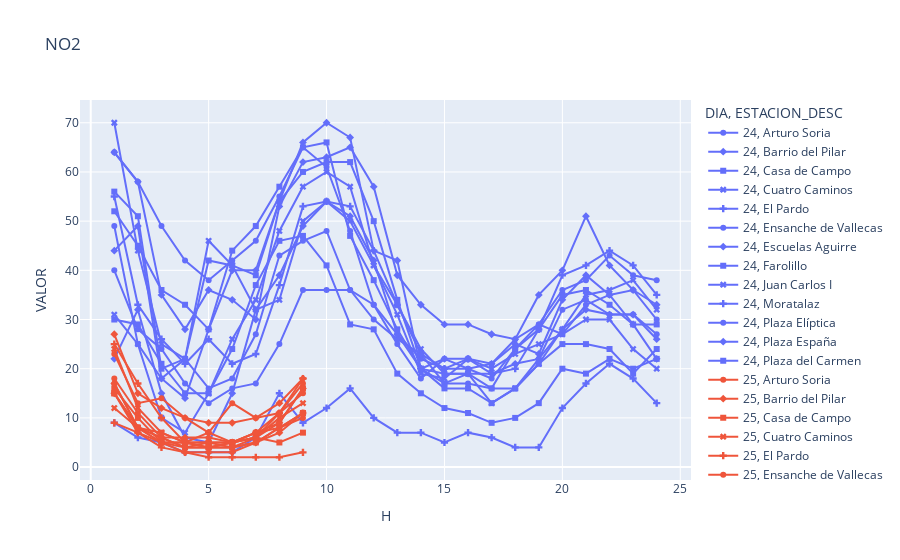

The code cell stored with this chart in its notebook:
### Code cell
fig = px.line(nox.DataFrame(), x="H", y="VALOR", color="DIA", symbol='ESTACION_DESC', title='NO2 ')
fig.show()

### Figure 1 — Plotly figure (JSON) as saved in the notebook; plotly's stock layout.template omitted (floating-point values rounded to 4 significant figures)
{"data": [{"hovertemplate": "DIA=24<br>ESTACION_DESC=Arturo Soria<br>H=%{x}<br>VALOR=%{y}<extra></extra>", "legendgroup": "24, Arturo Soria", "line": {"color": "#636efa", "dash": "solid"}, "marker": {"symbol": "circle"}, "mode": "lines+markers", "name": "24, Arturo Soria", "orientation": "v", "showlegend": true, "type": "scatter", "x": [1, 2, 3, 4, 5, 6, 7, 8, 9, 10, 11, 12, 13, 14, 15, 16, 17, 18, 19, 20, 21, 22, 23, 24], "xaxis": "x", "y": [40, 28, 24, 17, 13, 16, 17, 25, 36, 36, 36, 30, 26, 23, 17, 17, 16, 16, 22, 32, 34, 31, 31, 27], "yaxis": "y"}, {"hovertemplate": "DIA=24<br>ESTACION_DESC=Barrio del Pilar<br>H=%{x}<br>VALOR=%{y}<extra></extra>", "legendgroup": "24, Barrio del Pilar", "line": {"color": "#636efa", "dash": "solid"}, "marker": {"symbol": "diamond"}, "mode": "lines+markers", "name": "24, Barrio del Pilar", "orientation": "v", "showlegend": true, "type": "scatter", "x": [1, 2, 3, 4, 5, 6, 7, 8, 9, 10, 11, 12, 13, 14, 15, 16, 17, 18, 19, 20, 21, 22, 23, 24], "xaxis": "x", "y": [22, 32, 15, 6, 5, 15, 32, 39, 49, 54, 51, 42, 27, 20, 22, 22, 21, 25, 23, 34, 39, 35, 29, 22], "yaxis": "y"}, {"hovertemplate": "DIA=24<br>ESTACION_DESC=Casa de Campo<br>H=%{x}<br>VALOR=%{y}<extra></extra>", "legendgroup": "24, Casa de Campo", "line": {"color": "#636efa", "dash": "solid"}, "marker": {"symbol": "square"}, "mode": "lines+markers", "name": "24, Casa de Campo", "orientation": "v", "showlegend": true, "type": "scatter", "x": [1, 2, 3, 4, 5, 6, 7, 8, 9, 10, 11, 12, 13, 14, 15, 16, 17, 18, 19, 20, 21, 22, 23, 24], "xaxis": "x", "y": [30, 29, 21, 15, 15, 24, 37, 46, 47, 41, 29, 28, 19, 15, 12, 11, 9, 10, 13, 20, 19, 22, 20, 22], "yaxis": "y"}, {"hovertemplate": "DIA=24<br>ESTACION_DESC=Cuatro Caminos<br>H=%{x}<br>VALOR=%{y}<extra></extra>", "legendgroup": "24, Cuatro Caminos", "line": {"color": "#636efa", "dash": "solid"}, "marker": {"symbol": "x"}, "mode": "lines+markers", "name": "24, Cuatro Caminos", "orientation": "v", "showlegend": true, "type": "scatter", "x": [1, 2, 3, 4, 5, 6, 7, 8, 9, 10, 11, 12, 13, 14, 15, 16, 17, 18, 19, 20, 21, 22, 23, 24], "xaxis": "x", "y": [31, 25, 10, 7, 15, 26, 34, 48, 57, 60, 57, 41, 31, 19, 18, 22, 20, 23, 25, 27, 30, 30, 24, 20], "yaxis": "y"}, {"hovertemplate": "DIA=24<br>ESTACION_DESC=El Pardo<br>H=%{x}<br>VALOR=%{y}<extra></extra>", "legendgroup": "24, El Pardo", "line": {"color": "#636efa", "dash": "solid"}, "marker": {"symbol": "cross"}, "mode": "lines+markers", "name": "24, El Pardo", "orientation": "v", "showlegend": true, "type": "scatter", "x": [1, 2, 3, 4, 5, 6, 7, 8, 9, 10, 11, 12, 13, 14, 15, 16, 17, 18, 19, 20, 21, 22, 23, 24], "xaxis": "x", "y": [9, 6, 5, 3, 3, 3, 6, 15, 9, 12, 16, 10, 7, 7, 5, 7, 6, 4, 4, 12, 17, 21, 18, 13], "yaxis": "y"}, {"hovertemplate": "DIA=24<br>ESTACION_DESC=Ensanche de Vallecas<br>H=%{x}<br>VALOR=%{y}<extra></extra>", "legendgroup": "24, Ensanche de Vallecas", "line": {"color": "#636efa", "dash": "solid"}, "marker": {"symbol": "circle"}, "mode": "lines+markers", "name": "24, Ensanche de Vallecas", "orientation": "v", "showlegend": true, "type": "scatter", "x": [1, 2, 3, 4, 5, 6, 7, 8, 9, 10, 11, 12, 13, 14, 15, 16, 17, 18, 19, 20, 21, 22, 23, 24], "xaxis": "x", "y": [49, 25, 18, 22, 16, 18, 27, 43, 46, 48, 36, 33, 27, 22, 20, 20, 21, 26, 29, 27, 33, 35, 36, 30], "yaxis": "y"}, {"hovertemplate": "DIA=24<br>ESTACION_DESC=Escuelas Aguirre<br>H=%{x}<br>VALOR=%{y}<extra></extra>", "legendgroup": "24, Escuelas Aguirre", "line": {"color": "#636efa", "dash": "solid"}, "marker": {"symbol": "diamond"}, "mode": "lines+markers", "name": "24, Escuelas Aguirre", "orientation": "v", "showlegend": true, "type": "scatter", "x": [1, 2, 3, 4, 5, 6, 7, 8, 9, 10, 11, 12, 13, 14, 15, 16, 17, 18, 19, 20, 21, 22, 23, 24], "xaxis": "x", "y": [64, 58, 35, 28, 36, 34, 30, 53, 62, 63, 65, 57, 39, 33, 29, 29, 27, 26, 35, 40, 51, 41, 36, 33], "yaxis": "y"}, {"hovertemplate": "DIA=24<br>ESTACION_DESC=Farolillo<br>H=%{x}<br>VALOR=%{y}<extra></extra>", "legendgroup": "24, Farolillo", "line": {"color": "#636efa", "dash": "solid"}, "marker": {"symbol": "square"}, "mode": "lines+markers", "name": "24, Farolillo", "orientation": "v", "showlegend": true, "type": "scatter", "x": [1, 2, 3, 4, 5, 6, 7, 8, 9, 10, 11, 12, 13, 14, 15, 16, 17, 18, 19, 20, 21, 22, 23, 24], "xaxis": "x", "y": [52, 45, 36, 33, 28, 44, 49, 57, 65, 66, 47, 38, 28, 20, 17, 19, 16, 24, 28, 35, 36, 33, 29, 29], "yaxis": "y"}, {"hovertemplate": "DIA=24<br>ESTACION_DESC=Juan Carlos I<br>H=%{x}<br>VALOR=%{y}<extra></extra>", "legendgroup": "24, Juan Carlos I", "line": {"color": "#636efa", "dash": "solid"}, "marker": {"symbol": "x"}, "mode": "lines+markers", "name": "24, Juan Carlos I", "orientation": "v", "showlegend": true, "type": "scatter", "x": [1, 2, 3, 4, 5, 6, 7, 8, 9, 10, 11, 12, 13, 14, 15, 16, 17, 18, 19, 20, 21, 22, 23, 24], "xaxis": "x", "y": [70, 44, 25, 22, 46, 41, 32, 34, 50, 54, 50, 41, 33, 24, 19, 19, 13, 16, 21, 28, 35, 36, 38, 32], "yaxis": "y"}, {"hovertemplate": "DIA=24<br>ESTACION_DESC=Moratalaz<br>H=%{x}<br>VALOR=%{y}<extra></extra>", "legendgroup": "24, Moratalaz", "line": {"color": "#636efa", "dash": "solid"}, "marker": {"symbol": "cross"}, "mode": "lines+markers", "name": "24, Moratalaz", "orientation": "v", "showlegend": true, "type": "scatter", "x": [1, 2, 3, 4, 5, 6, 7, 8, 9, 10, 11, 12, 13, 14, 15, 16, 17, 18, 19, 20, 21, 22, 23, 24], "xaxis": "x", "y": [55, 33, 26, 21, 26, 21, 23, 37, 53, 54, 53, 44, 33, 23, 20, 22, 19, 20, 28, 39, 41, 44, 41, 35], "yaxis": "y"}, {"hovertemplate": "DIA=24<br>ESTACION_DESC=Plaza Elíptica<br>H=%{x}<br>VALOR=%{y}<extra></extra>", "legendgroup": "24, Plaza Elíptica", "line": {"color": "#636efa", "dash": "solid"}, "marker": {"symbol": "circle"}, "mode": "lines+markers", "name": "24, Plaza Elíptica", "orientation": "v", "showlegend": true, "type": "scatter", "x": [1, 2, 3, 4, 5, 6, 7, 8, 9, 10, 11, 12, 13, 14, 15, 16, 17, 18, 19, 20, 21, 22, 23, 24], "xaxis": "x", "y": [64, 58, 49, 42, 38, 42, 46, 55, 65, 61, 48, 33, 25, 18, 22, 20, 18, 24, 29, 36, 38, 43, 39, 38], "yaxis": "y"}, {"hovertemplate": "DIA=24<br>ESTACION_DESC=Plaza España<br>H=%{x}<br>VALOR=%{y}<extra></extra>", "legendgroup": "24, Plaza España", "line": {"color": "#636efa", "dash": "solid"}, "marker": {"symbol": "diamond"}, "mode": "lines+markers", "name": "24, Plaza España", "orientation": "v", "showlegend": true, "type": "scatter", "x": [1, 2, 3, 4, 5, 6, 7, 8, 9, 10, 11, 12, 13, 14, 15, 16, 17, 18, 19, 20, 21, 22, 23, 24], "xaxis": "x", "y": [44, 49, 18, 14, 28, 40, 40, 54, 66, 70, 67, 44, 42, 20, 19, 19, 19, 21, 22, 28, 32, 31, 31, 26], "yaxis": "y"}, {"hovertemplate": "DIA=24<br>ESTACION_DESC=Plaza del Carmen<br>H=%{x}<br>VALOR=%{y}<extra></extra>", "legendgroup": "24, Plaza del Carmen", "line": {"color": "#636efa", "dash": "solid"}, "marker": {"symbol": "square"}, "mode": "lines+markers", "name": "24, Plaza del Carmen", "orientation": "v", "showlegend": true, "type": "scatter", "x": [1, 2, 3, 4, 5, 6, 7, 8, 9, 10, 11, 12, 13, 14, 15, 16, 17, 18, 19, 20, 21, 22, 23, 24], "xaxis": "x", "y": [56, 51, 20, 22, 42, 41, 39, 54, 60, 62, 62, 50, 34, 20, 16, 16, 13, 16, 21, 25, 25, 24, 19, 24], "yaxis": "y"}, {"hovertemplate": "DIA=25<br>ESTACION_DESC=Arturo Soria<br>H=%{x}<br>VALOR=%{y}<extra></extra>", "legendgroup": "25, Arturo Soria", "line": {"color": "#EF553B", "dash": "solid"}, "marker": {"symbol": "circle"}, "mode": "lines+markers", "name": "25, Arturo Soria", "orientation": "v", "showlegend": true, "type": "scatter", "x": [1, 2, 3, 4, 5, 6, 7, 8, 9], "xaxis": "x", "y": [17, 8, 6, 4, 5, 4, 5, 8, 10], "yaxis": "y"}, {"hovertemplate": "DIA=25<br>ESTACION_DESC=Barrio del Pilar<br>H=%{x}<br>VALOR=%{y}<extra></extra>", "legendgroup": "25, Barrio del Pilar", "line": {"color": "#EF553B", "dash": "solid"}, "marker": {"symbol": "diamond"}, "mode": "lines+markers", "name": "25, Barrio del Pilar", "orientation": "v", "showlegend": true, "type": "scatter", "x": [1, 2, 3, 4, 5, 6, 7, 8, 9], "xaxis": "x", "y": [15, 7, 5, 3, 3, 3, 5, 7, 11], "yaxis": "y"}, {"hovertemplate": "DIA=25<br>ESTACION_DESC=Casa de Campo<br>H=%{x}<br>VALOR=%{y}<extra></extra>", "legendgroup": "25, Casa de Campo", "line": {"color": "#EF553B", "dash": "solid"}, "marker": {"symbol": "square"}, "mode": "lines+markers", "name": "25, Casa de Campo", "orientation": "v", "showlegend": true, "type": "scatter", "x": [1, 2, 3, 4, 5, 6, 7, 8, 9], "xaxis": "x", "y": [16, 10, 5, 5, 5, 5, 6, 5, 7], "yaxis": "y"}, {"hovertemplate": "DIA=25<br>ESTACION_DESC=Cuatro Caminos<br>H=%{x}<br>VALOR=%{y}<extra></extra>", "legendgroup": "25, Cuatro Caminos", "line": {"color": "#EF553B", "dash": "solid"}, "marker": {"symbol": "x"}, "mode": "lines+markers", "name": "25, Cuatro Caminos", "orientation": "v", "showlegend": true, "type": "scatter", "x": [1, 2, 3, 4, 5, 6, 7, 8, 9], "xaxis": "x", "y": [12, 8, 5, 5, 4, 5, 7, 8, 11], "yaxis": "y"}, {"hovertemplate": "DIA=25<br>ESTACION_DESC=El Pardo<br>H=%{x}<br>VALOR=%{y}<extra></extra>", "legendgroup": "25, El Pardo", "line": {"color": "#EF553B", "dash": "solid"}, "marker": {"symbol": "cross"}, "mode": "lines+markers", "name": "25, El Pardo", "orientation": "v", "showlegend": true, "type": "scatter", "x": [1, 2, 3, 4, 5, 6, 7, 8, 9], "xaxis": "x", "y": [9, 7, 4, 3, 2, 2, 2, 2, 3], "yaxis": "y"}, {"hovertemplate": "DIA=25<br>ESTACION_DESC=Ensanche de Vallecas<br>H=%{x}<br>VALOR=%{y}<extra></extra>", "legendgroup": "25, Ensanche de Vallecas", "line": {"color": "#EF553B", "dash": "solid"}, "marker": {"symbol": "circle"}, "mode": "lines+markers", "name": "25, Ensanche de Vallecas", "orientation": "v", "showlegend": true, "type": "scatter", "x": [1, 2, 3, 4, 5, 6, 7, 8, 9], "xaxis": "x", "y": [23, 13, 14, 10, 7, 13, 10, 11, 17], "yaxis": "y"}, {"hovertemplate": "DIA=25<br>ESTACION_DESC=Escuelas Aguirre<br>H=%{x}<br>VALOR=%{y}<extra></extra>", "legendgroup": "25, Escuelas Aguirre", "line": {"color": "#EF553B", "dash": "solid"}, "marker": {"symbol": "diamond"}, "mode": "lines+markers", "name": "25, Escuelas Aguirre", "orientation": "v", "showlegend": true, "type": "scatter", "x": [1, 2, 3, 4, 5, 6, 7, 8, 9], "xaxis": "x", "y": [27, 15, 12, 10, 9, 9, 10, 13, 18], "yaxis": "y"}, {"hovertemplate": "DIA=25<br>ESTACION_DESC=Farolillo<br>H=%{x}<br>VALOR=%{y}<extra></extra>", "legendgroup": "25, Farolillo", "line": {"color": "#EF553B", "dash": "solid"}, "marker": {"symbol": "square"}, "mode": "lines+markers", "name": "25, Farolillo", "orientation": "v", "showlegend": true, "type": "scatter", "x": [1, 2, 3, 4, 5, 6, 7, 8, 9], "xaxis": "x", "y": [15, 8, 5, 4, 4, 4, 6, 9, 16], "yaxis": "y"}, {"hovertemplate": "DIA=25<br>ESTACION_DESC=Juan Carlos I<br>H=%{x}<br>VALOR=%{y}<extra></extra>", "legendgroup": "25, Juan Carlos I", "line": {"color": "#EF553B", "dash": "solid"}, "marker": {"symbol": "x"}, "mode": "lines+markers", "name": "25, Juan Carlos I", "orientation": "v", "showlegend": true, "type": "scatter", "x": [1, 2, 3, 4, 5, 6, 7, 8, 9], "xaxis": "x", "y": [24, 12, 7, 5, 5, 5, 6, 10, 13], "yaxis": "y"}, {"hovertemplate": "DIA=25<br>ESTACION_DESC=Moratalaz<br>H=%{x}<br>VALOR=%{y}<extra></extra>", "legendgroup": "25, Moratalaz", "line": {"color": "#EF553B", "dash": "solid"}, "marker": {"symbol": "cross"}, "mode": "lines+markers", "name": "25, Moratalaz", "orientation": "v", "showlegend": true, "type": "scatter", "x": [1, 2, 3, 4, 5, 6, 7, 8, 9], "xaxis": "x", "y": [25, 17, 10, 5, 7, 5, 7, 11, 18], "yaxis": "y"}, {"hovertemplate": "DIA=25<br>ESTACION_DESC=Plaza Elíptica<br>H=%{x}<br>VALOR=%{y}<extra></extra>", "legendgroup": "25, Plaza Elíptica", "line": {"color": "#EF553B", "dash": "solid"}, "marker": {"symbol": "circle"}, "mode": "lines+markers", "name": "25, Plaza Elíptica", "orientation": "v", "showlegend": true, "type": "scatter", "x": [1, 2, 3, 4, 5, 6, 7, 8, 9], "xaxis": "x", "y": [18, 11, 6, 4, 4, 5, 6, 11, 15], "yaxis": "y"}, {"hovertemplate": "DIA=25<br>ESTACION_DESC=Plaza España<br>H=%{x}<br>VALOR=%{y}<extra></extra>", "legendgroup": "25, Plaza España", "line": {"color": "#EF553B", "dash": "solid"}, "marker": {"symbol": "diamond"}, "mode": "lines+markers", "name": "25, Plaza España", "orientation": "v", "showlegend": true, "type": "scatter", "x": [1, 2, 3, 4, 5, 6, 7, 8, 9], "xaxis": "x", "y": [17, 8, 6, 6, 6, 5, 7, 9, 16], "yaxis": "y"}, {"hovertemplate": "DIA=25<br>ESTACION_DESC=Plaza del Carmen<br>H=%{x}<br>VALOR=%{y}<extra></extra>", "legendgroup": "25, Plaza del Carmen", "line": {"color": "#EF553B", "dash": "solid"}, "marker": {"symbol": "square"}, "mode": "lines+markers", "name": "25, Plaza del Carmen", "orientation": "v", "showlegend": true, "type": "scatter", "x": [1, 2, 3, 4, 5, 6, 7, 8, 9], "xaxis": "x", "y": [15, 8, 7, 5, 4, 4, 5, 8, 11], "yaxis": "y"}], "layout": {"legend": {"title": {"text": "DIA, ESTACION_DESC"}, "tracegroupgap": 0}, "title": {"text": "NO2 "}, "xaxis": {"anchor": "y", "domain": [0, 1], "title": {"text": "H"}}, "yaxis": {"anchor": "x", "domain": [0, 1], "title": {"text": "VALOR"}}}}
